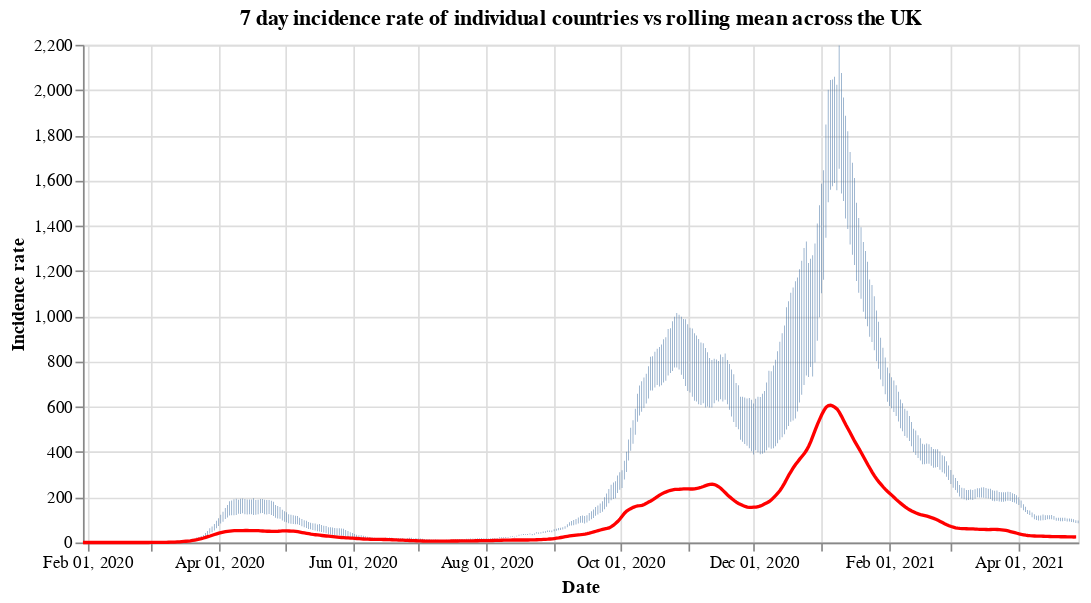

The notebook cell saved with this chart:
### Code cell
#collapse
countries = uk_cases['areaName'].unique()
countries.sort()

selection = alt.selection_single(
    name='Select',
    fields=['areaName'],
    init={'areaName': 'Wales'},
    bind={'areaName': alt.binding_select(options=countries)}
)

# scatter plot, modify opacity based on selection
bars = alt.Chart(uk_cases).mark_bar().add_selection(
    selection
).encode(
    x=alt.X("yearmonthdate(date):T", axis=alt.Axis(title='Date')),
    y=alt.Y("weeklyCasesRate:Q", axis=alt.Axis(title='Incidence rate')),
    tooltip='weeklyCasesRate:Q',
    opacity=alt.condition(selection, alt.value(1), alt.value(0))
).properties(title=f'7 day incidence rate of individual countries vs rolling mean across the UK', width=600)

line = alt.Chart(overview_cases).mark_line(
    color='red',
    size=2,
).transform_window(
    rolling_mean='mean(weeklyCasesRate)',
    frame=[0, 7]
).encode(
    x='yearmonthdate(date):T',
    y='rolling_mean:Q'
)

alt.layer(bars, line)

### Figure 1 — Vega-Lite specification as saved in the notebook (floating-point values rounded to 4 significant figures; data arrays with more than 128 entries replaced by an {"elided": "..."} marker saying what was removed)
{"config": {"view": {"continuousWidth": 400, "continuousHeight": 300}}, "layer": [{"data": {"name": "data-bf778a89fe00403ab0a6f9a2a0efb36e"}, "mark": "bar", "encoding": {"opacity": {"condition": {"value": 1, "selection": "Select"}, "value": 0}, "tooltip": {"type": "quantitative", "field": "weeklyCasesRate"}, "x": {"type": "temporal", "axis": {"title": "Date"}, "field": "date", "timeUnit": "yearmonthdate"}, "y": {"type": "quantitative", "axis": {"title": "Incidence rate"}, "field": "weeklyCasesRate"}}, "selection": {"Select": {"type": "single", "fields": ["areaName"], "init": {"areaName": "Wales"}, "bind": {"areaName": {"input": "select", "options": ["England", "Northern Ireland", "Scotland", "Wales"]}}}}, "title": "7 day incidence rate of individual countries vs rolling mean across the UK", "width": 600}, {"data": {"name": "data-17cc071adedf82c274f39e92218d005b"}, "mark": {"type": "line", "color": "red", "size": 2}, "encoding": {"x": {"type": "temporal", "field": "date", "timeUnit": "yearmonthdate"}, "y": {"type": "quantitative", "field": "rolling_mean"}}, "transform": [{"window": [{"op": "mean", "field": "weeklyCasesRate", "as": "rolling_mean"}], "frame": [0, 7]}]}], "$schema": "https://vega.github.io/schema/vega-lite/v4.8.1.json", "datasets": {"data-bf778a89fe00403ab0a6f9a2a0efb36e": {"elided": "1724 records"}, "data-17cc071adedf82c274f39e92218d005b": {"elided": "454 records"}}}
